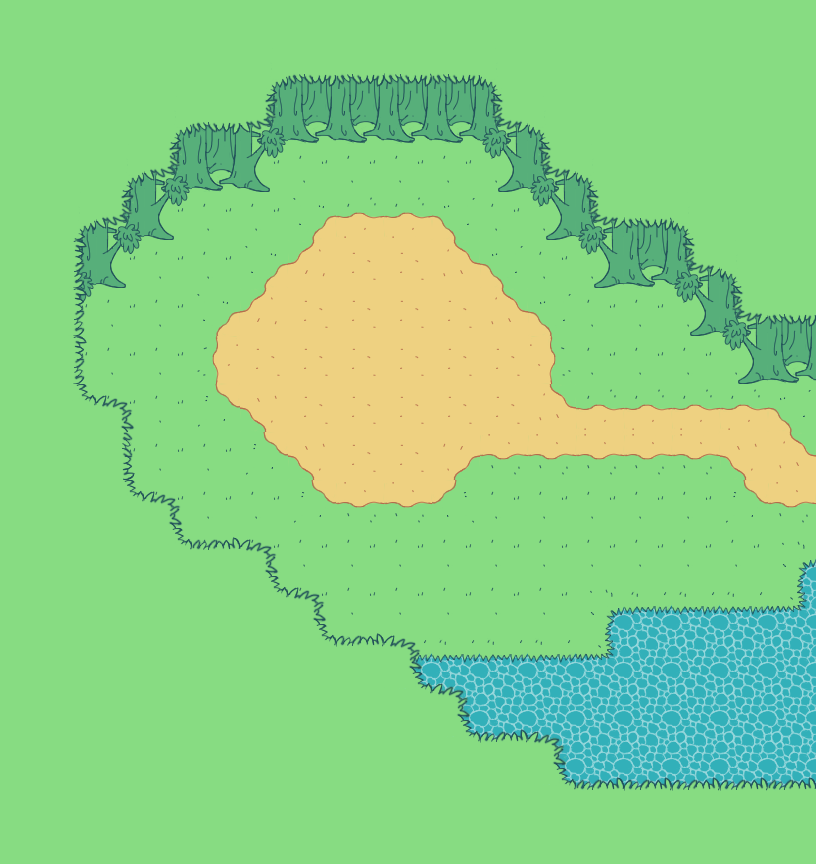

Below is a game level as drawn by its tile map, then a one-line description and the .tmx file that defines it, in full:
An orthogonal 17x18 tile map with 48x48 px tiles, 5 tile layers (BL_AGUA, BL_GRAMA, BL_AREIA, BL_TRONCO, ...) and 14 objects (teleport).

<map version="1.2" tiledversion="1.3.4" orientation="orthogonal" renderorder="right-down" width="17" height="18" tilewidth="48" tileheight="48" infinite="0" nextlayerid="9" nextobjectid="16">
 <editorsettings>
  <export target="../mata_A2.lua" format="lua" />
 </editorsettings>
 <tileset firstgid="1" source="../tilesets/Mata_A1.tsx" />
 <layer id="1" name="BL_AGUA" width="17" height="18">
  <data encoding="csv">
23,23,23,23,23,23,23,23,23,23,23,23,23,23,23,23,23,
23,23,23,23,23,23,23,23,23,23,23,23,23,23,23,23,23,
23,23,23,23,23,23,23,23,23,23,23,23,23,23,23,23,23,
23,23,23,23,23,23,23,23,23,23,23,23,23,23,23,23,23,
23,23,23,23,23,23,23,23,23,23,23,23,23,23,23,23,23,
23,23,23,23,23,23,23,23,23,23,23,23,23,23,23,23,23,
23,23,23,23,23,23,23,23,23,23,23,23,23,23,23,23,23,
23,23,23,23,23,23,23,23,23,23,23,23,23,23,23,23,23,
23,23,23,23,23,23,23,23,23,23,23,23,23,23,23,23,23,
23,23,23,23,23,23,23,23,23,23,23,23,23,23,23,23,23,
23,23,23,23,23,23,23,23,23,23,23,23,23,23,23,23,23,
23,23,23,23,23,23,23,23,23,23,23,23,23,23,23,23,23,
23,23,23,23,23,23,23,23,23,23,23,23,23,23,23,23,23,
23,23,23,23,23,23,23,23,23,23,23,23,23,23,23,23,23,
23,23,23,23,23,23,23,23,23,23,23,23,23,23,23,23,23,
23,23,23,23,23,23,23,23,23,23,23,23,23,23,23,23,23,
23,23,23,23,23,23,23,23,23,23,23,23,23,23,23,23,23,
23,23,23,23,23,23,23,23,23,23,23,23,23,23,23,23,23
</data>
 </layer>
 <layer id="2" name="BL_GRAMA" width="17" height="18">
  <data encoding="csv">
83,83,83,83,83,83,83,83,83,83,83,83,83,83,83,83,83,
83,83,83,83,83,83,83,83,83,83,83,83,83,83,83,83,83,
83,83,83,83,83,83,83,83,83,83,83,83,83,83,83,83,83,
83,83,83,83,83,83,83,83,83,83,83,83,83,83,83,83,83,
83,83,83,83,83,83,83,83,83,83,83,83,83,83,83,83,83,
83,83,83,83,83,83,83,83,83,83,83,83,83,83,83,83,83,
83,83,83,83,83,83,83,83,83,83,83,83,83,83,83,83,83,
83,83,83,83,83,83,83,83,83,83,83,83,83,83,83,83,83,
83,83,83,83,83,83,83,83,83,83,83,83,83,83,83,83,83,
83,83,83,83,83,83,83,83,83,83,83,83,83,83,83,83,83,
19,20,83,83,83,83,83,83,83,83,83,83,83,83,83,83,83,
0,98,20,83,83,83,83,83,83,83,83,83,83,83,83,83,21,
0,0,98,99,19,20,83,83,83,83,83,83,21,19,19,99,100,
0,0,0,0,0,98,19,99,99,19,19,99,100,0,0,0,0,
0,0,0,0,0,0,0,0,0,0,0,0,0,0,0,0,0,
0,0,0,0,0,0,0,0,0,0,0,0,0,0,0,0,0,
0,0,0,0,0,0,0,0,0,0,0,0,0,0,0,0,0,
0,0,0,0,0,0,0,0,0,0,0,0,0,0,0,0,0
</data>
 </layer>
 <layer id="3" name="BL_AREIA" width="17" height="18">
  <data encoding="csv">
0,0,0,0,0,0,0,0,0,0,0,0,0,0,0,0,0,
0,0,0,0,0,0,0,0,0,0,0,0,0,0,0,0,0,
0,0,0,0,0,0,0,0,0,0,0,0,0,0,0,0,0,
0,0,0,0,0,0,0,0,0,0,0,0,0,0,0,0,0,
0,0,0,0,0,0,58,59,59,60,0,0,0,0,0,0,0,
0,0,0,0,0,58,78,75,75,77,60,0,0,0,0,0,0,
0,0,0,0,58,78,75,75,75,75,77,60,0,0,0,0,0,
0,0,0,0,74,75,75,75,75,75,75,76,0,0,0,0,0,
0,0,0,0,90,62,75,75,75,75,75,77,59,59,59,59,60,
0,0,0,0,0,90,62,75,75,61,91,91,91,91,91,62,77,
0,0,0,0,0,0,90,91,91,92,0,0,0,0,0,90,91,
0,0,0,0,0,0,0,0,0,0,0,0,0,0,0,0,0,
0,0,0,0,0,0,0,0,0,0,0,0,0,0,0,0,0,
0,0,0,0,0,0,0,0,0,0,0,0,0,0,0,0,0,
0,0,0,0,0,0,0,0,0,0,0,0,0,0,0,0,0,
0,0,0,0,0,0,0,0,0,0,0,0,0,0,0,0,0,
0,0,0,0,0,0,0,0,0,0,0,0,0,0,0,0,0,
0,0,0,0,0,0,0,0,0,0,0,0,0,0,0,0,0
</data>
 </layer>
 <layer id="5" name="BL_TRONCO" width="17" height="18">
  <data encoding="csv">
0,0,0,0,0,0,0,0,0,0,0,0,0,0,0,0,0,
0,0,0,0,0,153,163,163,163,163,152,0,0,0,0,0,0,
0,0,0,153,163,169,179,179,179,179,168,152,0,0,0,0,0,
0,0,153,169,179,185,0,0,0,0,184,168,152,0,0,0,0,
0,153,169,185,0,0,0,0,0,0,0,184,168,163,152,0,0,
163,169,185,0,0,0,0,0,0,0,0,0,184,179,168,152,0,
179,185,0,0,0,0,0,0,0,0,0,0,0,0,184,168,163,
0,0,0,0,0,0,0,0,0,0,0,0,0,0,0,184,179,
0,0,0,0,0,0,0,0,0,0,0,0,0,0,0,0,0,
0,0,0,0,0,0,0,0,0,0,0,0,0,0,0,0,0,
0,0,0,0,0,0,0,0,0,0,0,0,0,0,0,0,0,
0,0,0,0,0,0,0,0,0,0,0,0,0,0,0,0,0,
0,0,0,0,0,0,0,0,0,0,0,0,0,0,0,0,0,
0,0,0,0,0,0,0,0,0,0,0,0,0,0,0,0,0,
0,0,0,0,0,0,0,0,0,0,0,0,0,0,0,0,0,
0,0,0,0,0,0,0,0,0,0,0,0,0,0,0,0,0,
0,0,0,0,0,0,0,0,0,0,0,0,0,0,0,0,0,
0,0,0,0,0,0,0,0,0,0,0,0,0,0,0,0,0
</data>
 </layer>
 <layer id="4" name="FL_TOPO ARVORE" width="17" height="18">
  <data encoding="csv">
131,131,131,131,131,131,131,131,131,131,131,131,131,131,131,131,131,
131,131,131,131,131,117,118,118,147,118,119,131,131,131,131,131,131,
131,131,131,117,118,148,0,0,0,0,146,119,131,131,131,131,131,
131,131,117,148,0,0,0,0,0,0,0,146,119,131,131,131,131,
131,117,148,0,0,0,0,0,0,0,0,0,146,147,119,131,131,
131,132,0,0,0,0,0,0,0,0,0,0,0,0,146,119,131,
131,132,0,0,0,0,0,0,0,0,0,0,0,0,0,146,118,
131,132,0,0,0,0,0,0,0,0,0,0,0,0,0,0,0,
131,149,116,0,0,0,0,0,0,0,0,0,0,0,0,0,0,
131,131,133,0,0,0,0,0,0,0,0,0,0,0,0,0,0,
131,131,149,116,0,0,0,0,0,0,0,0,0,0,0,0,0,
131,131,131,149,150,116,0,0,0,0,0,0,0,0,0,0,0,
131,131,131,131,131,149,116,0,0,0,0,0,0,0,0,0,0,
131,131,131,131,131,131,149,115,116,0,0,0,0,0,0,0,0,
131,131,131,131,131,131,131,131,149,116,0,0,0,0,0,0,0,
131,131,131,131,131,131,131,131,131,149,115,116,0,0,0,0,0,
131,131,131,131,131,131,131,131,131,131,131,149,150,115,115,115,150,
131,131,131,131,131,131,131,131,131,131,131,131,131,131,131,131,131
</data>
 </layer>
 <objectgroup color="#00ff00" id="6" name="WALK_caminhos">
  <object id="1" x="193.209" y="192.338" width="409.046" height="457.783" />
  <object id="2" x="75.7169" y="289.813" width="120.103" height="257.612" />
  <object id="3" x="140.12" y="255.001" width="64.4029" height="58.3108" />
  <object id="4" x="288.943" y="143.601" width="202.782" height="66.1435" />
  <object id="5" x="272.407" y="165.359" width="29.5905" height="42.6452" />
  <object id="6" x="590.07" y="292.424" width="82.6794" height="309.83" />
  <object id="8" x="664.046" y="387.288" width="148.823" height="171.451" />
  <object id="9" x="660.565" y="547.425" width="134.028" height="54.8295" />
  <object id="10" x="659.695" y="344.643" width="63.5326" height="55.6998" />
 </objectgroup>
 <objectgroup color="#0000ff" id="8" name="EVENTS">
  <object id="15" type="teleport" x="809.388" y="387.288" width="19.1468" height="175">
   <properties>
    <property name="facing" value="right" />
    <property name="map" value="mata_A" />
    <property name="sendToX" type="int" value="15" />
    <property name="sendToY" type="int" value="480" />
    <property name="trigger" value="touch" />
   </properties>
  </object>
 </objectgroup>
 <objectgroup color="#ff0000" id="7" name="BLOCK_bloqueios">
  <object id="11" x="169.71" y="590.94" width="85.2904" height="87.031" />
  <object id="12" x="55.6998" y="490.855" width="66.1435" height="73.9763" />
  <object id="13" x="530.019" y="170.581" width="87.9013" height="67.0139" />
  <object id="14" x="576.145" y="220.188" width="39.1639" height="36.553" />
 </objectgroup>
</map>